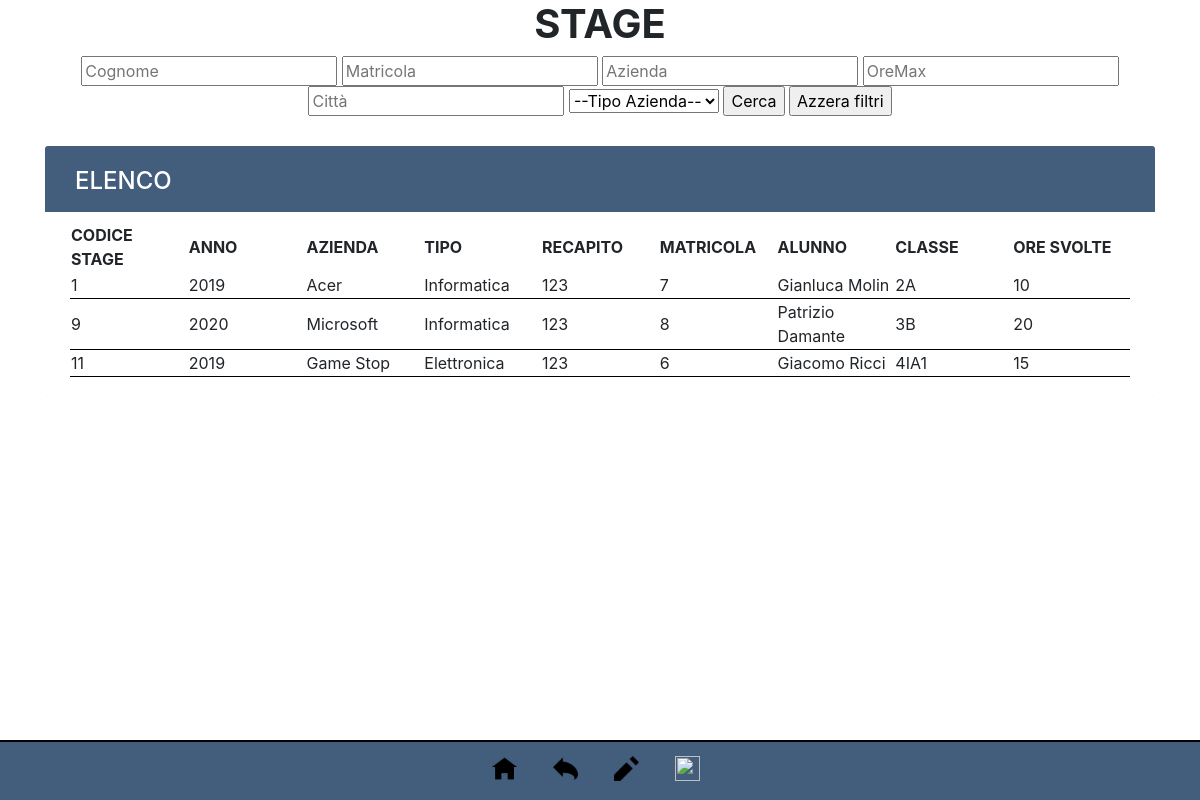
The page /print/stampa_stage.php (signed in) on the database its author committed.
### tables this page shows
CREATE TABLE `stage` (
  `Cod_Stage` int(4) NOT NULL,
  `Anno` int(4) NOT NULL,
  `Durata` int(11) NOT NULL,
  `NomeA` varchar(15) NOT NULL,
  `Matricola` int(4) NOT NULL
);

CREATE TABLE `azienda` (
  `NomeA` varchar(15) NOT NULL,
  `Città` varchar(15) NOT NULL,
  `Indirizzo` varchar(50) NOT NULL,
  `Email` varchar(16) NOT NULL,
  `N_Telefono` varchar(12) NOT NULL,
  `Tipo` varchar(15) NOT NULL
);

CREATE TABLE `studente` (
  `Matricola` int(4) NOT NULL,
  `Nome` varchar(15) NOT NULL,
  `Cognome` varchar(15) NOT NULL,
  `Cod_Fiscale` varchar(16) NOT NULL,
  `Data_Nascita` date NOT NULL,
  `Classe` varchar(5) NOT NULL,
  `OrePCTO` int(11) NOT NULL
);

### print/stampa_stage.php (the view, shortened to what this page needs)
<!DOCTYPE html>
<html>
<head>
<link href="../style.css" rel="stylesheet" type="text/css">
<link rel="stylesheet" href="https://stackpath.bootstrapcdn.com/bootstrap/4.5.0/css/bootstrap.min.css">
<link rel="stylesheet" href="https://maxcdn.bootstrapcdn.com/font-awesome/4.7.0/css/font-awesome.min.css">
</head>
<body>
<div align="center" class="barra"><br>&nbsp&nbsp
	<div class="aP">
	    <a href="http://localhost/project/print/page.php?" title="Home"><img src="img/home.png" width="25px" height="25px"></a>&nbsp&nbsp&nbsp&nbsp
        <a href="http://localhost/project/print/page.php?" title="Torna indietro"><img src="img/arrow_back.png" width="25px" height="25px"></a>&nbsp&nbsp&nbsp&nbsp
	    <a href="http://localhost/project/edit/stage/i_stage.php" title="Modifica alunno"><img src="img/modifica.png" width="25px" height="25px"></a>&nbsp&nbsp&nbsp&nbsp
		<a href="http://localhost/project/index/logout.php?" title="Esci"><img src="img/log_out.png" width="25px" height="25px"></a>&nbsp&nbsp
    </div>
</div>
	<center>
	    <div style ="float: center">
    	    <center>
    	<h1><b>STAGE</b></h1>
    </center>
	        <form action="stampa_cerca_st.php" method="GET">
		        <input type="text" name="Cognome" placeholder="Cognome">
		        <input type="text" name="Matricola" placeholder="Matricola">
		        <input type="text" name="Azienda" placeholder="Azienda">
		        <input type="text" name="Ore" placeholder="OreMax">
		        <input type="text" name="Città" placeholder="Città">
		        <select name="Tipo">
			        <option value="">--Tipo Azienda--</option>
		        </select>
		        <input type="SUBMIT" value="Cerca">
		        <input type="RESET" value="Azzera filtri">
	            </center>
<div class="container-xl">
	<div class="table-responsive">
		<div class="table-wrapper">
			<div class="table-title">
				<div class="row">
					<div class="col-sm-6">
						<h2>ELENCO <b></b></h2>
					</div>
					<div class="col-sm-6">
					</div>
				</div>
			</div>
		<?php
	    $mysqli = new mysqli("127.0.0.1","root","","pcto") or die(mysqli_error($mysqli));
	    $sql = "SELECT studente.Matricola, studente.Nome, studente.Cognome, stage.Cod_Stage, azienda.NomeA,    studente.OrePCTO, stage.Durata, azienda.Città, stage.Anno, azienda.N_Telefono, azienda.Tipo, studente.Classe
	        FROM studente  JOIN stage ON studente.Matricola = stage.Matricola
	        JOIN azienda ON azienda.NomeA = stage.NomeA";
	    $result = $mysqli->query($sql);
	    echo "<center>";
	    echo "<table width='100%' border='0'>
	            <tr>
	                <th width='100' align='center'>CODICE STAGE</th>
	                <th width='100' align='center'>ANNO</th>
	                <th width='100' align='center'>AZIENDA</th>
	                <th width='100' align='center'>TIPO</th>
	                <th width='100' align='center'>RECAPITO</th>
	                <th width='100' align='center'>MATRICOLA</th>
	                <th width='100' align='center'>ALUNNO</th>
	                <th width='100' align='center'>CLASSE</th>
	                <th width='100' align='center'>ORE SVOLTE</th>
	            </tr>";
	    while($row = $result->fetch_assoc())
	    {
	    	echo "<tr>";
	    	echo "<td style='border-bottom: 1px solid #000000' align='left'>" . $row['Cod_Stage'] . "</td>";
	    	echo "<td style='border-bottom: 1px solid #000000' align='left'>" . $row['Anno'] . "</td>";
	    	echo "<td style='border-bottom: 1px solid #000000' align='
	    	left'>" . $row['NomeA'] . "</td>";
	    	echo "<td style='border-bottom: 1px solid #000000' align='left'>" . $row['Tipo'] . "</td>";
	    	echo "<td style='border-bottom: 1px solid #000000' align='left'>" . $row['N_Telefono'] . "</td>";
	    	echo "<td style='border-bottom: 1px solid #000000' align='left'>" . $row['Matricola'] . "</td>";
	    	echo "<td style='border-bottom: 1px solid #000000' align='left'>" . $row['Nome'] . " " . $row['Cognome'] . "</td>";
	    	echo "<td style='border-bottom: 1px solid #000000' align='left'>" . $row['Classe'] . "</td>";
	    	echo "<td style='border-bottom: 1px solid #000000' align='left'>" . $row['Durata'] . "</td>";
	    	echo "</tr>";
	    }
	    echo "</table>";
	?>
	</div>
</div>
</body>
</html>

### style.css (style rules this page uses)
body { color: #566787; background: #f5f5f5; font-family: 'Varela Round', sans-serif; font-size: 13px; margin: 0px; }
.aP { position :relative; top : -35px; }
.barra { position: absolute; bottom: 0px; background: #435d7d; width: 100%; height : 60px; border-top: 2px solid #000000; }
.table-responsive { margin: 30px 0; }
.table-wrapper { background: #fff; padding: 20px 25px; border-radius: 3px; min-width: 1000px; box-shadow: 0 1px 1px rgba(0,0,0,.05); }
.table-title { padding-bottom: 15px; background: #435d7d; color: #fff; padding: 16px 30px; min-width: 100%; margin: -20px -25px 10px; border-radius: 3px 3px 0 0; }
.table-title h2 { margin: 5px 0 0; font-size: 24px; }

### rows shown on the page
stage: Cod_Stage "1", Anno "2019", NomeA.NomeA "Acer", NomeA.Tipo "Informatica", NomeA.N_Telefono "123", Matricola.Matricola "7", Matricola.Nome "Gianluca", Matricola.Cognome "Molin", Matricola.Classe "2A", Durata "10"
stage: Cod_Stage "9", Anno "2020", NomeA.NomeA "Microsoft", NomeA.Tipo "Informatica", NomeA.N_Telefono "123", Matricola.Matricola "8", Matricola.Nome "Patrizio", Matricola.Cognome "Damante", Matricola.Classe "3B", Durata "20"
stage: Cod_Stage "11", Anno "2019", NomeA.NomeA "Game Stop", NomeA.Tipo "Elettronica", NomeA.N_Telefono "123", Matricola.Matricola "6", Matricola.Nome "Giacomo", Matricola.Cognome "Ricci", Matricola.Classe "4IA1", Durata "15"
